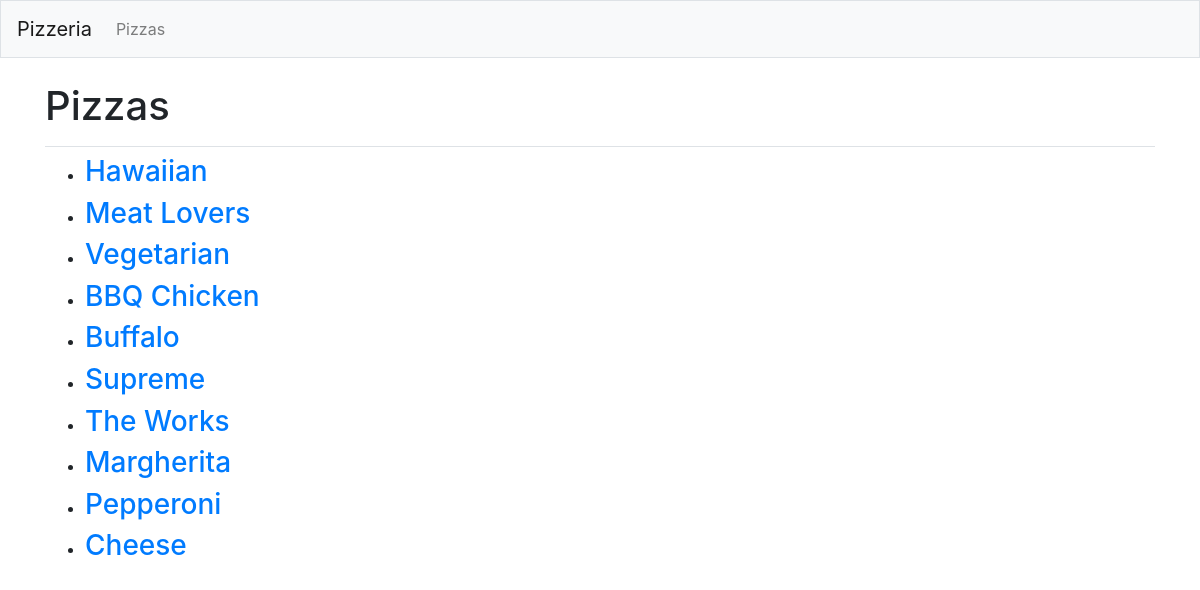
Page /pizzas/ on the committed database.
### pizzas/models.py (models this page shows)
class Pizza(models.Model):
    text = models.CharField(max_length=200)
    date_added = models.DateTimeField(auto_now_add=True)
    def __str__(self):
        return self.text

### pizzas/views.py (the view)
# urls.py: path('pizzas/', views.pizzas, name='pizzas'),
def pizzas(request):
    pizzas = Pizza.objects.order_by('date_added')
    context = {'pizzas':pizzas}
    return render(request, 'pizzas/pizzas.html', context)

### pizzas/templates/pizzas/pizzas.html
{% extends "pizzas/base.html" %}
{% block page_header %}
<h1>Pizzas</h1>
{% endblock page_header %}
{% block content %}
<ul>
    {% for pizza in pizzas %}
    <li><h3>
        <a href="{% url 'pizzas:pizza' pizza.id %}">{{ pizza }}</a>
    </h3></li>
    {% empty %}
    <li><h3>No pizzas have been added yet.</h3></li>
    {% endfor %}
</ul>
{% endblock content %}

### rows in the picture
Pizza: text "Hawaiian"
Pizza: text "Meat Lovers"
Pizza: text "Vegetarian"
Pizza: text "BBQ Chicken"
Pizza: text "Buffalo"
Pizza: text "Supreme"
Pizza: text "The Works"
Pizza: text "Margherita"
Pizza: text "Pepperoni"
Pizza: text "Cheese"
